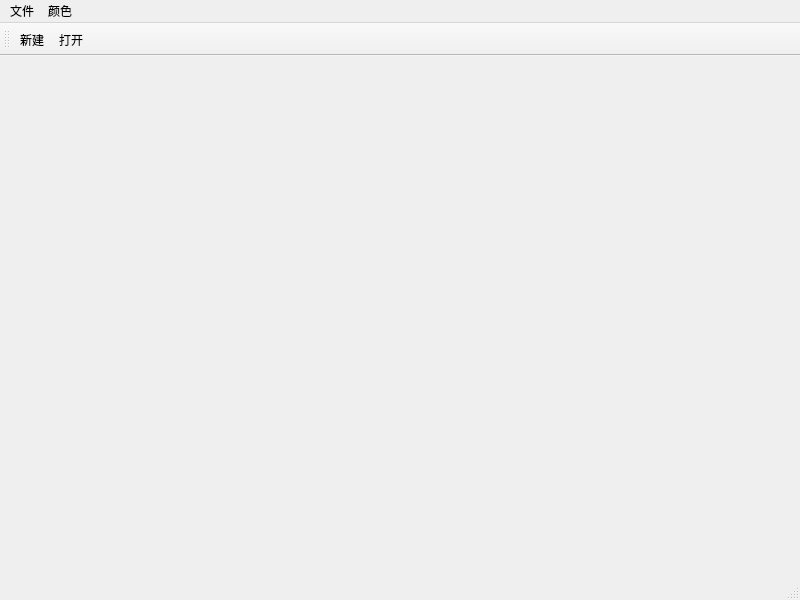
<?xml version="1.0" encoding="UTF-8"?>
<ui version="4.0">
 <class>MainWindow</class>
 <widget class="QMainWindow" name="MainWindow">
  <property name="geometry">
   <rect>
    <x>0</x>
    <y>0</y>
    <width>800</width>
    <height>600</height>
   </rect>
  </property>
  <property name="windowTitle">
   <string>MainWindow</string>
  </property>
  <widget class="QWidget" name="centralwidget"/>
  <widget class="QMenuBar" name="menubar">
   <property name="geometry">
    <rect>
     <x>0</x>
     <y>0</y>
     <width>800</width>
     <height>22</height>
    </rect>
   </property>
   <widget class="QMenu" name="menu">
    <property name="title">
     <string>文件</string>
    </property>
    <addaction name="actionNew"/>
    <addaction name="actionOpen"/>
   </widget>
   <widget class="QMenu" name="menuColor">
    <property name="title">
     <string>颜色</string>
    </property>
    <addaction name="actionColorOpen"/>
   </widget>
   <addaction name="menu"/>
   <addaction name="menuColor"/>
  </widget>
  <widget class="QStatusBar" name="statusbar"/>
  <widget class="QToolBar" name="toolBar">
   <property name="windowTitle">
    <string>toolBar</string>
   </property>
   <attribute name="toolBarArea">
    <enum>TopToolBarArea</enum>
   </attribute>
   <attribute name="toolBarBreak">
    <bool>false</bool>
   </attribute>
   <addaction name="actionNew"/>
   <addaction name="actionOpen"/>
  </widget>
  <action name="actionNew">
   <property name="text">
    <string>新建</string>
   </property>
  </action>
  <action name="actionOpen">
   <property name="text">
    <string>打开</string>
   </property>
  </action>
  <action name="actionColorOpen">
   <property name="text">
    <string>打开</string>
   </property>
  </action>
 </widget>
 <resources/>
 <connections/>
</ui>
